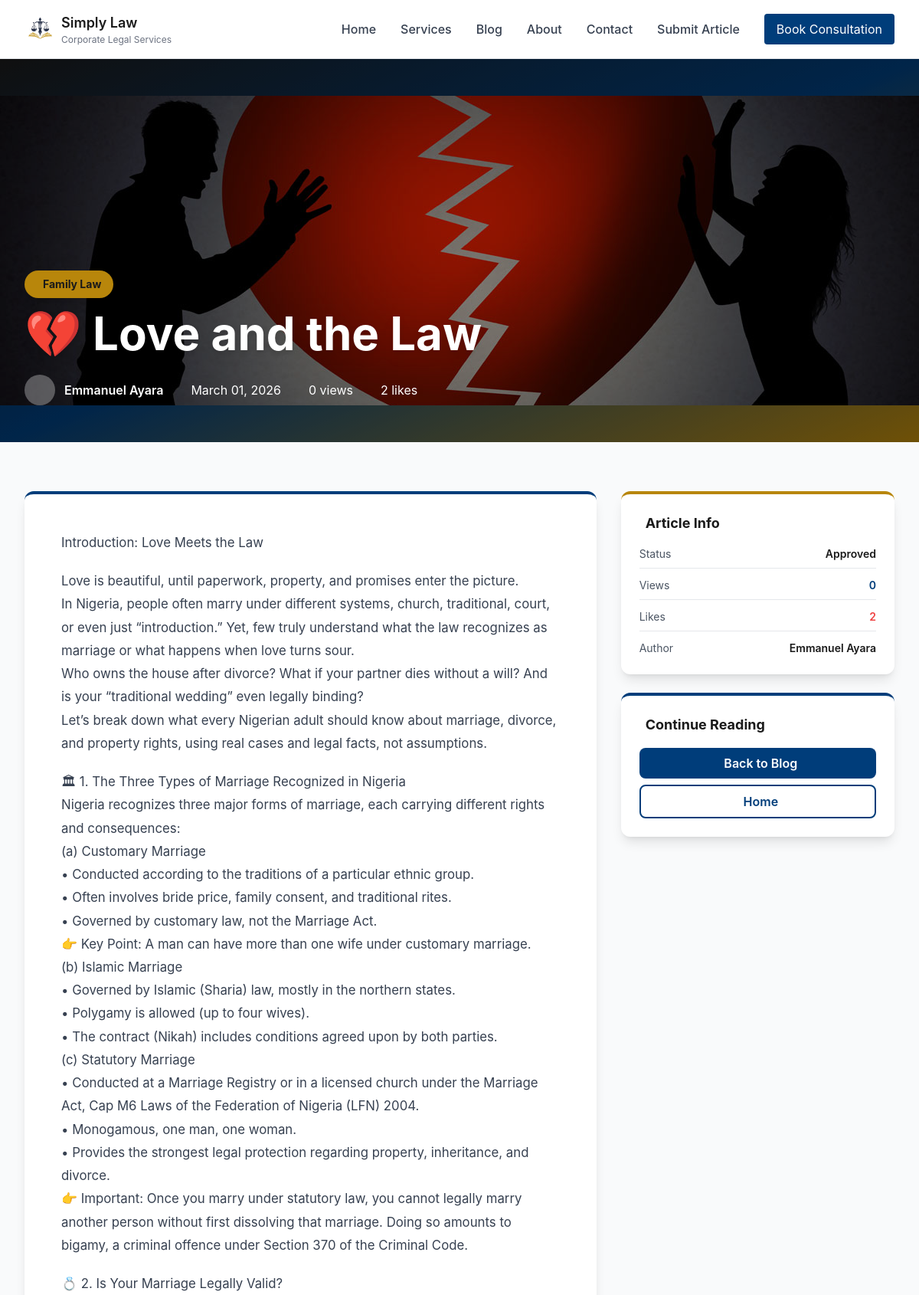
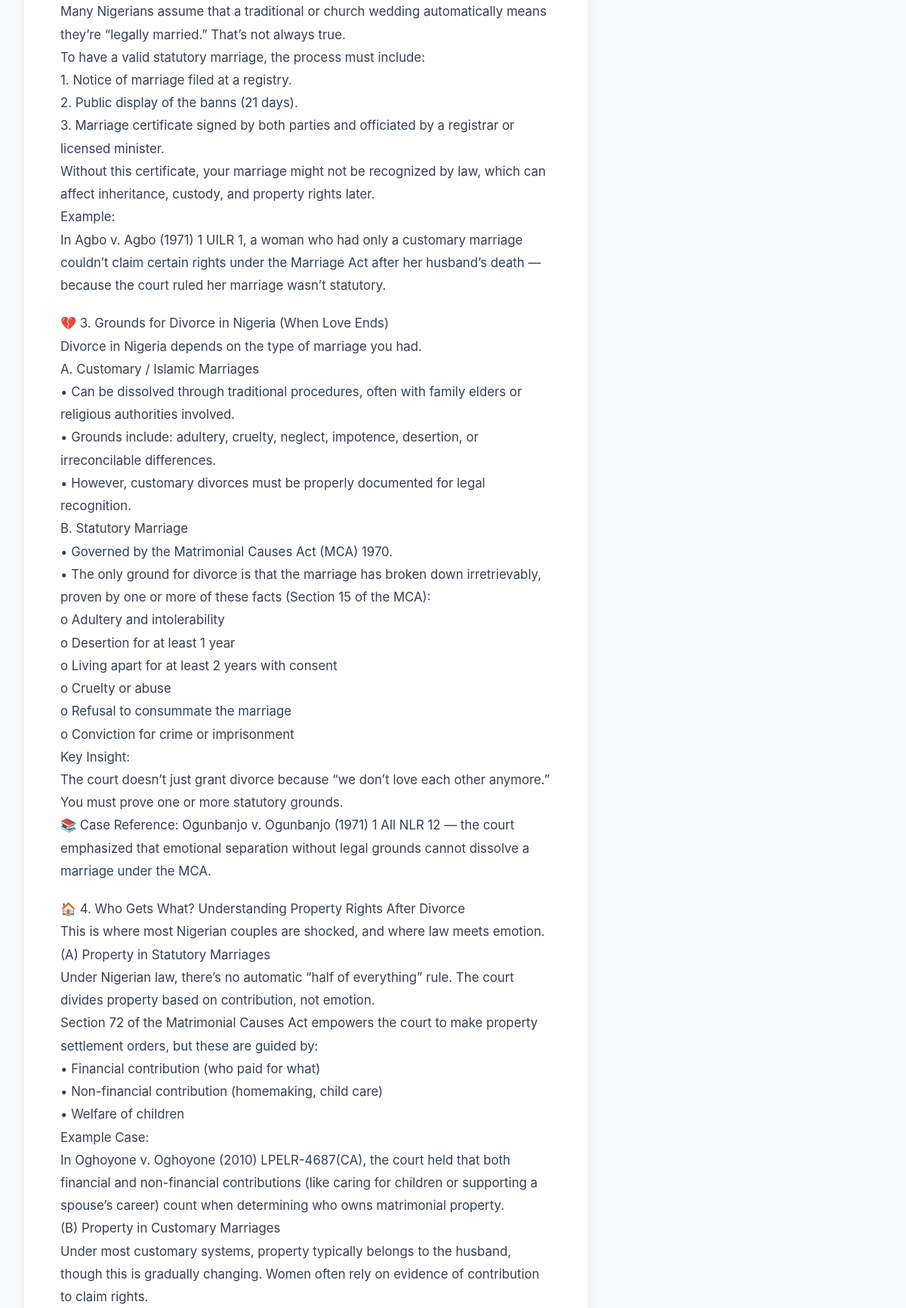
/read/12 (upper part), run on the app's committed database (2 pictures, top to bottom).
### models.py (models this page shows, shortened)
class Article(db.Model):
    id = db.Column(db.Integer, primary_key=True)
    email = db.Column(db.String(120), nullable=False)
    title = db.Column(db.String(200), nullable=False)
    content = db.Column(db.Text, nullable=False)
    author = db.Column(db.String(100), nullable=False)
    date_posted = db.Column(db.DateTime, default=datetime.utcnow, nullable=False)
    date_submitted = db.Column(db.DateTime, default=datetime.utcnow, nullable=False)
    status = db.Column(
        db.String(20),
        nullable=False,
        default='pending',
        index=True  # ✅ Frequently queried
    )
    category = db.Column(
        db.String(100),
        nullable=False,
        default='General',
        index=True  # ✅ Frequently used for filtering
    )
    likes = db.Column(db.Integer, default=0, nullable=False)
    views = db.Column(db.Integer, default=0, nullable=False)
    cover_image = db.Column(db.String(255), nullable=True)
    document_filename = db.Column(db.String(255), nullable=True)
    deleted_at = db.Column(db.DateTime, nullable=True)
    is_draft = db.Column(db.Boolean, default=False, nullable=False)
    comments = db.relationship('Comment', backref='article', lazy=True, cascade='all, delete-orphan')
    visits = db.relationship('Visit', backref='article', lazy=True, cascade='all, delete-orphan')
    __table_args__ = (
        db.Index('idx_article_status_category', 'status', 'category'),
        db.Index('idx_article_date_posted', 'date_posted'),
        db.Index('idx_article_deleted_at', 'deleted_at'),  # ✅ For soft delete queries
        db.Index('idx_article_is_draft', 'is_draft'),  # ✅ For draft queries
    )
    def is_deleted(self):
        return self.deleted_at is not None

### blueprints/articles.py (the view)
@articles_bp.route('/article/<int:article_id>')
@articles_bp.route('/read/<int:article_id>')
@articles_bp.route('/read/<int:article_id>/page/<int:page>')
def read_more(article_id, page=1):
    article = Article.query.get_or_404(article_id)
    if article.is_deleted() or article.status != 'approved':
        flash("This article is no longer available.", "warning")
        return redirect(url_for('public.home')), 404
    paginated_comments = Comment.query.filter(
        Comment.article_id == article_id,
        Comment.parent_id.is_(None),  # Only root comments
        Comment.deleted_at.is_(None)  # Exclude soft-deleted comments
    ).order_by(Comment.date_posted.desc()).paginate(
        page=page,
        per_page=COMMENTS_PER_PAGE,
        error_out=False
    )
    form = CommentForm()
    return render_template(
        'read_more.html',
        article=article,
        paginated_comments=paginated_comments,
        page=page
    )

### templates/read_more.html (shortened to what this page needs)
{% extends 'base.html' %}
{% block content %}
<section class="relative h-96 md:h-[500px] bg-gradient-to-br from-law-dark via-law-blue to-law-gold overflow-hidden">
    {% if article.cover_image %}
        <img src="{{ url_for('static', filename='uploads/' + article.cover_image) }}"
             alt="{{ article.title }}"
             class="w-full h-full object-cover">
        <div class="absolute inset-0 bg-black bg-opacity-40"></div>
    {% else %}
        <div class="absolute inset-0 bg-gradient-to-br from-law-blue to-law-dark opacity-80"></div>
    {% endif %}
    <div class="absolute inset-0 flex flex-col justify-end">
        <div class="max-w-7xl mx-auto w-full px-4 sm:px-6 lg:px-8 pb-8 md:pb-12">
            <div class="inline-block mb-4">
                <span class="inline-flex items-center gap-2 px-4 py-2 bg-law-gold text-law-dark rounded-full text-sm font-bold shadow-lg">
                    {{ article.category or 'General' }}
                </span>
            </div>
            <h1 class="text-4xl md:text-5xl lg:text-6xl font-bold text-white mb-6 leading-tight drop-shadow-lg">
                {{ article.title }}
            </h1>
            <div class="flex flex-wrap items-center gap-6 text-white textsm md:text-base">
                <div class="flex items-center gap-3">
                    <div class="w-10 h-10 rounded-full bg-white bg-opacity-30 flex items-center justify-center">
                    </div>
                    <div>
                        <span class="font-semibold">{{ article.author }}</span>
                    </div>
                </div>
                <div class="flex items-center gap-3">
                    <span>{{ article.date_posted.strftime('%B %d, %Y') if article.date_posted else 'Unpublished' }}</span>
                </div>
                <div class="flex items-center gap-3">
                    <span>{{ article.views or 0 }} views</span>
                </div>
                <div class="flex items-center gap-3">
                    <span>{{ article.likes or 0 }} likes</span>
                </div>
            </div>
        </div>
    </div>
</section>
<section class="py-12 md:py-16 bg-gray-50">
    <div class="max-w-7xl mx-auto px-4 sm:px-6 lg:px-8">
        <div class="grid grid-cols-1 lg:grid-cols-3 gap-8">
            <div class="lg:col-span-2">
                <div class="bg-white rounded-xl shadow-lg p-8 md:p-12 fade-in border-t-4 border-law-blue">
                    <article class="article-content prose prose-lg max-w-none">
                        {{ article.content|linebreaks }}
                    </article>
                </div>
            </div>
            <div class="lg:col-span-1">
                <div class="sticky top-24 space-y-6">
                    <div class="bg-white rounded-xl shadow-lg p-6 border-t-4 border-law-gold">
                        <h4 class="text-lg font-bold text-law-dark mb-4 flex items-center gap-2">
                            Article Info
                        </h4>
                        <div class="space-y-3 text-sm">
                            <div class="flex justify-between items-center pb-2 border-b border-gray-200">
                                <span class="text-gray-600">Status</span>
                                <span class="font-semibold text-law-dark capitalize">{{ article.status }}</span>
                            </div>
                            <div class="flex justify-between items-center pb-2 border-b border-gray-200">
                                <span class="text-gray-600">Views</span>
                                <span class="font-semibold text-law-blue">{{ article.views or 0 }}</span>
                            </div>
                            <div class="flex justify-between items-center pb-2 border-b border-gray-200">
                                <span class="text-gray-600">Likes</span>
                                <span class="font-semibold text-red-500">{{ article.likes or 0 }}</span>
                            </div>
                            <div class="flex justify-between items-center">
                                <span class="text-gray-600">Author</span>
                                <span class="font-semibold text-law-dark">{{ article.author }}</span>
                            </div>
                        </div>
                    </div>
                    <div class="bg-white rounded-xl shadow-lg p-6 border-t-4 border-law-blue">
                        <h4 class="text-lg font-bold text-law-dark mb-4 flex items-center gap-2">
                            Continue Reading
                        </h4>
                        <div class="space-y-2">
                            <a href="{{ url_for('public.blog') }}" class="block px-4 py-2 bg-law-blue hover:bg-opacity-90 text-white font-semibold rounded-lg transition text-center">
                                Back to Blog
                            </a>
                            <a href="{{ url_for('public.home') }}" class="block px-4 py-2 border-2 border-law-blue text-law-blue hover:bg-law-blue hover:text-white font-semibold rounded-lg transition text-center">
                                Home
                            </a>
                        </div>
                    </div>
                </div>
            </div>
        </div>
    </div>
</section>
{% endblock %}

### templates/base.html (style rules this page uses)
* { margin: 0; padding: 0; box-sizing: border-box; }
html { scroll-behavior: smooth; }
body { font-family: 'Inter', system-ui, -apple-system, sans-serif; background-color: #fafaf8; color: #1a1a1a; line-height: 1.6; }
a { transition: color 0.3s ease; }
.page-container { min-height: 100vh; display: flex; flex-direction: column; }
.bg-law-blue { background-color: #003d7a; }
.bg-law-gold { background-color: #b8860b; }
.text-law-dark { color: #1a1a1a; }
.text-law-blue { color: #003d7a; }
h1, h2, h3, h4, h5, h6 { font-weight: 700; line-height: 1.2; margin-bottom: 0.5rem; }
h1 { font-size: 2.5rem; }
section { padding: 3rem 0; }

### templates/read_more.html (style rules this page uses)
.article-content { font-size: 1.05rem; line-height: 1.8; color: #374151; }
.article-content p { margin-bottom: 1.25rem; }
.fade-in { animation: fadeIn 0.5s ease-in-out; }

### data on the page
Article: cover_image (picture), category "Family Law", title "💔 Love and the Law", author "Emmanuel Ayara", date_posted "March 01, 2026", views "0", likes "2", content "Introduction: Love Meets the Law Love is beautiful, until paperwork, property, and promises enter the picture. In Nigeria, people often marry under different systems, church, traditional, court, or even just “introduction.” Yet, few truly understand what the law recognizes as marriage or what happens when love turns sour. Who owns the house after divorce? What if your partner dies without a will? And is your “traditional wedding” even legally binding? Let’s break down what every Nigerian adult should know about marriage, divorce, and property rights, using real cases and legal facts, not assumptions. 🏛 1. The Three Types of Marriage Recognized in Nigeria Nigeria recognizes three major forms…", status "Approved"
